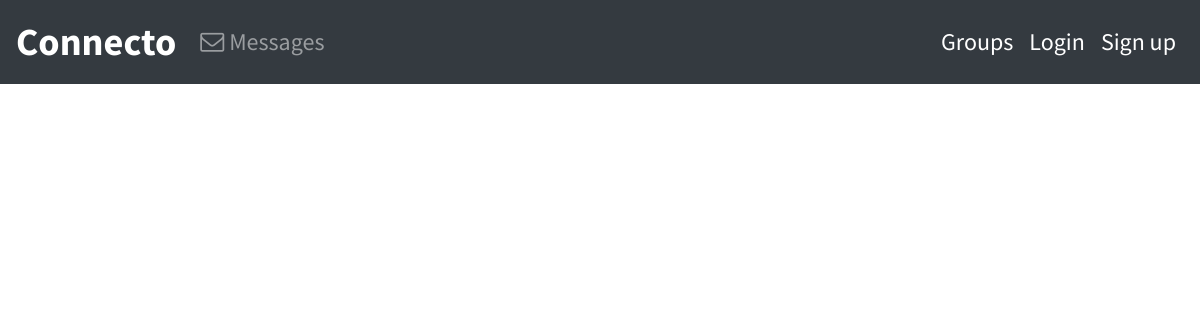
Page /posts/by/badducoderr/ on the earlier database version.
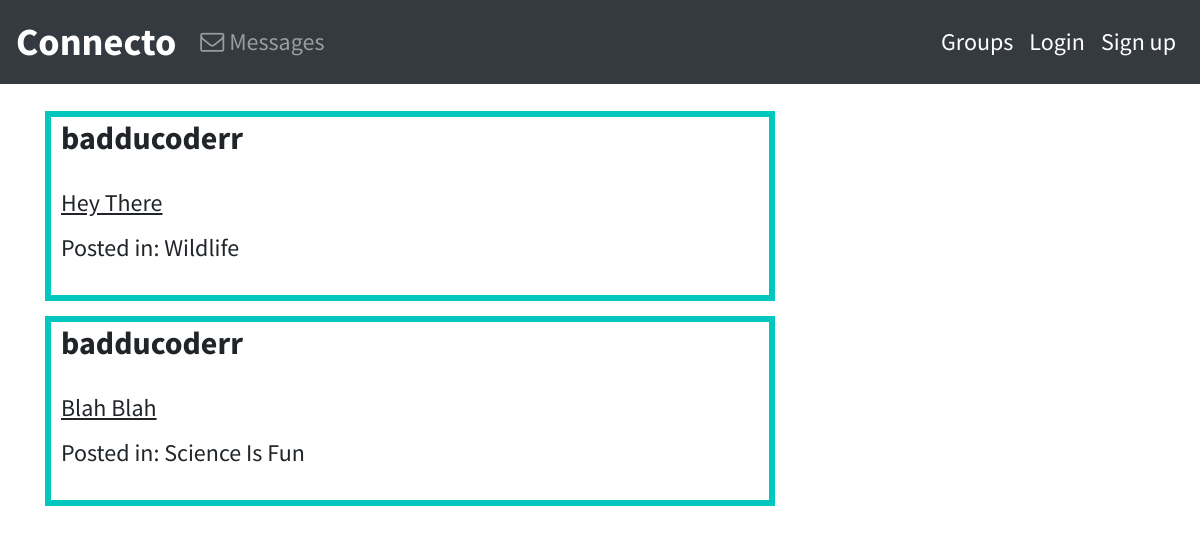
Same page on the later database version.
### posts/models.py (models this page shows, shortened)
class Post(models.Model):
    user=models.ForeignKey(User,related_name='posts',on_delete=models.CASCADE)
    message=models.TextField()
    message_html=models.TextField(editable=False)
    created_at=models.DateTimeField(auto_now=True)
    group=models.ForeignKey(Group,related_name='posts',null=True,blank=True,on_delete=models.CASCADE)
    class Meta:
        ordering =['-created_at']
        unique_together=['user','message']

### groups/models.py (models this page shows, shortened)
class Group(models.Model):
    name=models.CharField(max_length=250,unique=True)
    slug=models.SlugField(allow_unicode=True,unique=True)
    description=models.TextField(blank=True,default='')
    description_html=models.TextField(editable=False,default='',blank=True)
    members=models.ManyToManyField(User,through="Groupmember")
    class Meta:
        ordering =['name']

### posts/views.py (the view)
# urls.py: re_path(r'by/(?P<username>[-\w]+)/$',UserPosts.as_view(),name='for_user'),
class UserPosts(SelectRelatedMixin,ListView):
    model=Post
    template_name='posts/user_post_list.html'
    def get_queryset(self):
        try:
            self.post_user=Post.objects.filter(user__username__iexact=self.kwargs.get('username'))
        except User.DoesNotExist:
            return Http404
        else:
            return self.post_user.all()
    def get_context_data(self, **kwargs):
        context = super().get_context_data(**kwargs)
        context['post_user'] = self.kwargs.get('username')
        return context

### posts/templates/posts/user_post_list.html
{% extends "posts/post_base.html" %}
    {% block post_content %}
        {% for post in post_list %}
            <div class="col-md-8">
                    {% include "posts/_post.html" %}
            </div>
        {% endfor %}
    {% endblock %}

### posts/templates/posts/_post.html (shortened to what this page needs)
<div class="post-media">
    <h2><b>{{post.user.username}}</b></h2>
    <br>
        <div class="media-body">
            <h4> <U>{{post.message_html|safe}}</U></h4>
                {% if post.group %}
                    <h4>  Posted in: {{post.group.name}}</h4>
                    <br>
                {% endif %}
        </div>
    </div>

Differences in the rows shown:
added Post: user.username "badducoderr", message_html "Hey There", group.name "Wildlife"
added Post: user.username "badducoderr", message_html "Blah Blah", group.name "Science Is Fun"
